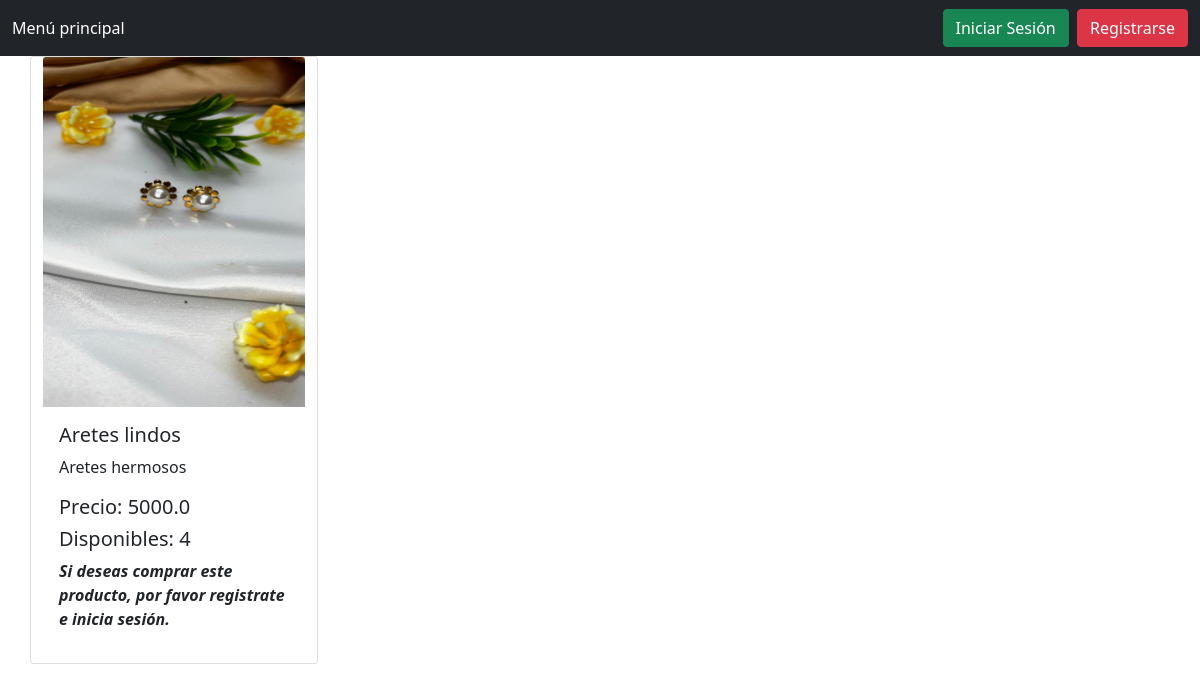
Before: / with the older database file.
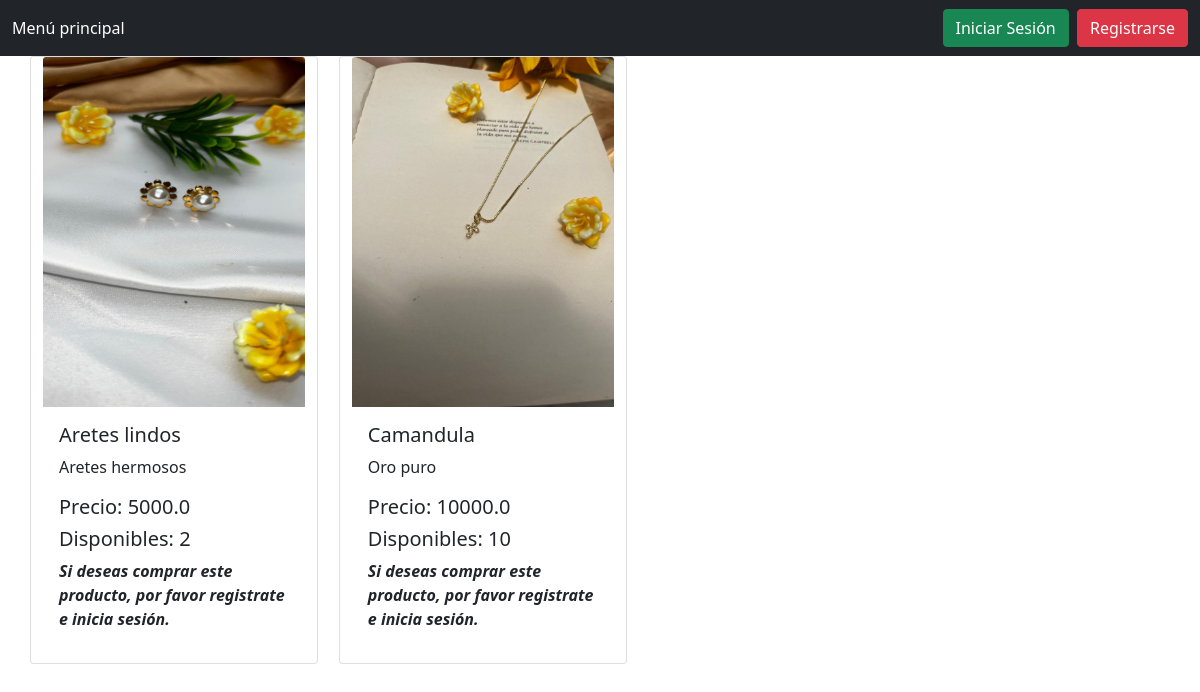
After: the same page with the newer database file.
### tables this page shows
CREATE TABLE Item (Id INTEGER PRIMARY KEY AUTOINCREMENT, Name TEXT, Quantity INT, Price REAL, Sold INT, Description TEXT, URL TEXT);

### app.py (the view, shortened to what this page needs)
@app.route('/')
def index():
    rows = c.readItems()
    flag = 0
    amount = 0
    user, admin = "", ""
    rows = list(map(list, rows))
    print(rows[0])
    return render_template('index.html', data = rows, user = user, flag = flag, admin = admin, amount = amount)

### controller/controller_item.py (called while the page is built)
def readItems():
    conn = sqlite3.connect(DB_PATH)
    cursor = conn.cursor()
    query1 = "SELECT * FROM item"
    rows = list(cursor.execute(query1))
    return rows

### templates/index.html (shortened to what this page needs)
<!DOCTYPE html>
<html>
    <head>
        <link href="https://cdn.jsdelivr.net/npm/bootstrap@5.0.2/dist/css/bootstrap.min.css" rel="stylesheet">
    </head>
    <body>
        <nav class="navbar navbar-dark bg-dark">
            <div class="container-fluid">
                <ul class="navbar-nav me-auto mb-2 mb-lg-0">
                    <li class="nav-item">
                        <a class="nav-link active" aria-current="page" href="{{ url_for('index') }}">
                            Menú principal
                        </a>
                    </li>
                </ul>
                {% if flag == 0 %}
                    <a href="{{ (url_for('login')) }}">
                        <button type="submit" class="btn btn-success">Iniciar Sesión</button>
                    </a>
                    <a href="{{ (url_for('register')) }}">
                        <button type="submit" class="btn btn-danger">Registrarse</button>
                    </a>
                {% endif %}
            </div>
        </nav>
        <div class="container">
			<div class="row">
		        {% for row in data %}
                    {% if row[2] > 0%}
                        <div class="card" style="width: 18rem;">
                            <img src="{{ row[6] }}" class="card-img-top" width="350" height="350" alt="{{ row[1] }}">
                            <div class="card-body">
                                <h5 class="card-title">{{ row[1] }}</h5>
                                <p class="card-text">
                                    {{ row[5] }}
                                </p>
                                <h5>Precio: {{ row[3] }}</h5>
                                <h5>Disponibles: {{ row[2] }}</h5>
                                {% if user %}
                                <form action="{{ url_for('add_cart', itemId = row[0], user = user) }}">
                                    <button type="submit" class="btn btn-primary">Añadir al carrito</button>
                                </form>
                                {% else %}
                                    <p>
                                        <b>
                                            <i class="fa fa-italic" aria-hidden="true">
                                                Si deseas comprar este producto, por favor registrate e inicia sesión.
                                            </i>
                                        </b>
                                    </p>
                                {% endif %}
                            </div>
                        </div>
                    {% endif %}
		        {% endfor %}
		    </div>
		</div>
    </body>
</html>

Changed rows visible on the page:
changed Item "Aretes lindos": Quantity "4" → "2"
added Item: URL (picture), Name "Camandula", Description "Oro puro", Price "10000.0", Quantity "10"
